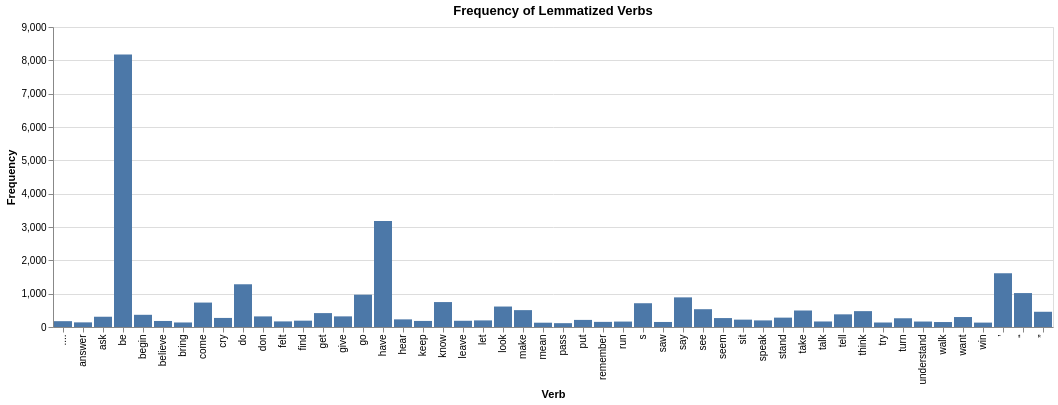

The cell this chart's notebook holds for it:
### Code cell
# Count frequency of each verb
verb_counts = pd.Series(verbs).value_counts().reset_index()
verb_counts.columns = ['Verb', 'Frequency']

top_verb_counts = verb_counts.head(50)

# Create a bar chart using Altair
chart = alt.Chart(top_verb_counts).mark_bar().encode(
    x='Verb',
    y='Frequency',
    tooltip=['Verb', 'Frequency']
).properties(
    title='Frequency of Lemmatized Verbs'
)

chart

### Figure 1 — Vega-Lite specification as saved in the notebook (floating-point values rounded to 4 significant figures)
{"config": {"view": {"continuousWidth": 300, "continuousHeight": 300}}, "data": {"name": "data-931949cc94e7ff95232db02d124da210"}, "mark": {"type": "bar"}, "encoding": {"tooltip": [{"field": "Verb", "type": "nominal"}, {"field": "Frequency", "type": "quantitative"}], "x": {"field": "Verb", "type": "nominal"}, "y": {"field": "Frequency", "type": "quantitative"}}, "title": "Frequency of Lemmatized Verbs", "$schema": "https://vega.github.io/schema/vega-lite/v5.17.0.json", "datasets": {"data-931949cc94e7ff95232db02d124da210": [{"Verb": "be", "Frequency": 8174}, {"Verb": "have", "Frequency": 3178}, {"Verb": "’", "Frequency": 1615}, {"Verb": "do", "Frequency": 1282}, {"Verb": "“", "Frequency": 1018}, {"Verb": "go", "Frequency": 969}, {"Verb": "say", "Frequency": 889}, {"Verb": "know", "Frequency": 748}, {"Verb": "come", "Frequency": 733}, {"Verb": "s", "Frequency": 713}, {"Verb": "look", "Frequency": 614}, {"Verb": "see", "Frequency": 534}, {"Verb": "make", "Frequency": 506}, {"Verb": "take", "Frequency": 495}, {"Verb": "think", "Frequency": 476}, {"Verb": "”", "Frequency": 457}, {"Verb": "get", "Frequency": 417}, {"Verb": "tell", "Frequency": 380}, {"Verb": "begin", "Frequency": 366}, {"Verb": "give", "Frequency": 319}, {"Verb": "don", "Frequency": 318}, {"Verb": "ask", "Frequency": 308}, {"Verb": "want", "Frequency": 299}, {"Verb": "stand", "Frequency": 281}, {"Verb": "cry", "Frequency": 272}, {"Verb": "seem", "Frequency": 268}, {"Verb": "turn", "Frequency": 262}, {"Verb": "hear", "Frequency": 229}, {"Verb": "sit", "Frequency": 221}, {"Verb": "put", "Frequency": 213}, {"Verb": "let", "Frequency": 198}, {"Verb": "speak", "Frequency": 198}, {"Verb": "find", "Frequency": 190}, {"Verb": "leave", "Frequency": 187}, {"Verb": "keep", "Frequency": 182}, {"Verb": "believe", "Frequency": 181}, {"Verb": "....", "Frequency": 175}, {"Verb": "felt", "Frequency": 168}, {"Verb": "talk", "Frequency": 166}, {"Verb": "understand", "Frequency": 164}, {"Verb": "run", "Frequency": 163}, {"Verb": "remember", "Frequency": 154}, {"Verb": "saw", "Frequency": 151}, {"Verb": "walk", "Frequency": 149}, {"Verb": "answer", "Frequency": 139}, {"Verb": "bring", "Frequency": 136}, {"Verb": "try", "Frequency": 135}, {"Verb": "win", "Frequency": 132}, {"Verb": "mean", "Frequency": 129}, {"Verb": "pass", "Frequency": 115}]}}
